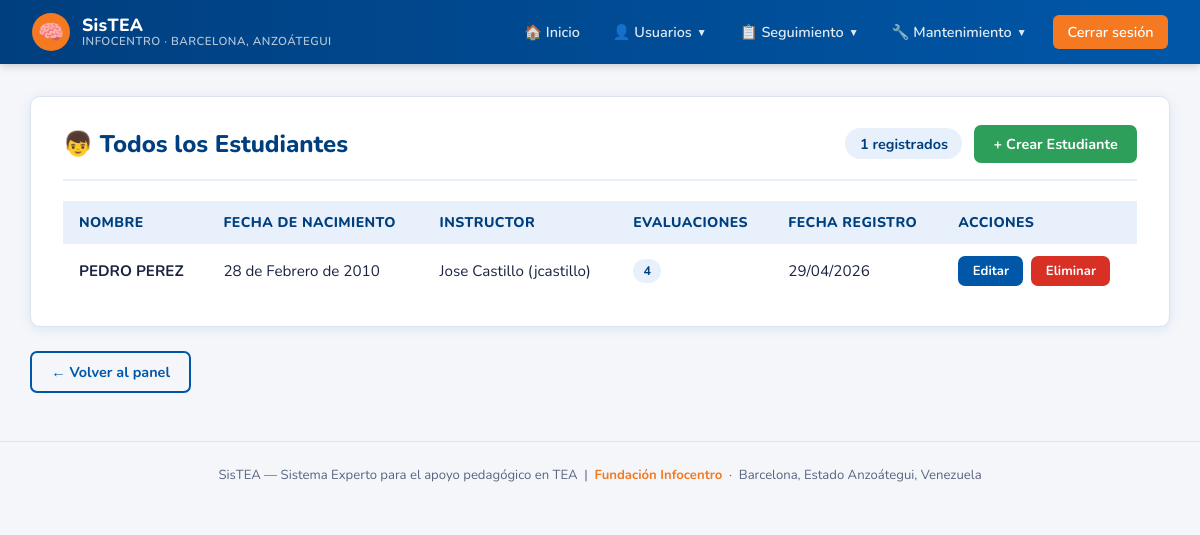
The app's page /panel/estudiantes/ (signed in) with its own data.
### sistex/models.py (models this page shows, shortened)
class Estudiante(models.Model):
    usuario = models.OneToOneField(User, on_delete=models.CASCADE, null=True, blank=True, related_name='estudiante_perfil')
    nombre = models.CharField(max_length=100)
    fecha_nacimiento = models.DateField()
    instructor = models.ForeignKey(Instructor, on_delete=models.SET_NULL, null=True, related_name='estudiantes')
    observaciones = models.TextField(blank=True)
    fecha_registro = models.DateTimeField(auto_now_add=True)
    class Meta:
        verbose_name = "Estudiante"
        verbose_name_plural = "Estudiantes"

class Instructor(models.Model):
    usuario = models.OneToOneField(User, on_delete=models.CASCADE)
    telefono = models.CharField(max_length=20, blank=True)
    especialidad = models.CharField(max_length=100, blank=True)
    def __str__(self):
        return f"{self.usuario.get_full_name()} ({self.usuario.username})"
    class Meta:
        verbose_name = "Instructor"
        verbose_name_plural = "Instructores"

### sistex/views.py (the view)
# urls.py: path('panel/estudiantes/', views.admin_estudiantes, name='admin_estudiantes'),
@admin_required
def admin_estudiantes(request):
    estudiantes = Estudiante.objects.select_related('instructor__usuario').all()
    return render(request, 'sistex/admin/estudiantes.html', {'estudiantes': estudiantes})

### sistex/views.py (called while the page is built)
def admin_required(view_func):
    @wraps(view_func)
    def wrapper(request, *args, **kwargs):
        if not request.user.is_authenticated:
            return redirect('login')
        if not request.user.is_staff:
            messages.error(request, 'No tienes permisos para acceder a esa sección.')
            return redirect('dashboard')
        return view_func(request, *args, **kwargs)
    return wrapper

### sistex/templates/sistex/admin/estudiantes.html (shortened to what this page needs)
{% extends 'sistex/base.html' %}
{% block content %}
<div class="card">
    <div class="card-header">
        <h2>&#128102; Todos los Estudiantes</h2>
        <div style="display: flex; gap: 0.75rem; align-items: center;">
            <span class="badge" style="background: var(--azul-claro); color: var(--azul-oscuro); font-size: 0.9rem; padding: 0.35rem 0.9rem;">
                {{ estudiantes.count }} registrados
            </span>
            <a href="{% url 'admin_crear_estudiante' %}" class="btn btn-success">+ Crear Estudiante</a>
        </div>
    </div>
    {% if estudiantes %}
    <table>
        <thead>
            <tr>
                <th>Nombre</th>
                <th>Fecha de Nacimiento</th>
                <th>Instructor</th>
                <th>Evaluaciones</th>
                <th>Fecha Registro</th>
                <th>Acciones</th>
            </tr>
        </thead>
        <tbody>
            {% for est in estudiantes %}
            <tr>
                <td><strong>{{ est.nombre }}</strong></td>
                <td>{{ est.fecha_nacimiento }}</td>
                <td>{{ est.instructor|default:"Sin asignar" }}</td>
                <td>
                    <span class="badge" style="background: var(--azul-claro); color: var(--azul-oscuro);">
                        {{ est.evaluaciones.count }}
                    </span>
                </td>
                <td>{{ est.fecha_registro|date:"d/m/Y" }}</td>
                <td style="display: flex; gap: 0.5rem; flex-wrap: wrap;">
                    <a href="{% url 'admin_editar_estudiante' est.pk %}" class="btn" style="font-size: 0.82rem; padding: 0.4rem 0.9rem;">Editar</a>
                    <a href="{% url 'admin_eliminar_estudiante' est.pk %}" class="btn btn-danger" style="font-size: 0.82rem; padding: 0.4rem 0.9rem;">Eliminar</a>
                </td>
            </tr>
            {% endfor %}
        </tbody>
    </table>
    {% endif %}
</div>
<a href="{% url 'admin_dashboard' %}" class="btn btn-outline">&#8592; Volver al panel</a>
{% endblock %}

### sistex/templates/sistex/base.html (style rules this page uses)
:root { --azul: #0057A8; --azul-oscuro: #003F7F; --azul-claro: #E8F1FB; --naranja: #F47920; --naranja-hover: #D4661A; --verde: #2E9E5B; --verde-hover: #237A47; --rojo: #D93025; --rojo-hover: #B02519; --gris-bg: #F4F6FA; --gris-borde: #DDE3EE; --texto: #1A2340; --texto-suave: #5A6480; --blanco: #FFFFFF; --sombra: 0 2px 12px rgba(0,87,168,0.10); --radio: 10px; }
* { margin: 0; padding: 0; box-sizing: border-box; }
body { font-family: 'Nunito', 'Segoe UI', sans-serif; background: var(--gris-bg); color: var(--texto); min-height: 100vh; }
.card { background: var(--blanco); border-radius: var(--radio); padding: 1.75rem 2rem; margin-bottom: 1.5rem; box-shadow: var(--sombra); border: 1px solid var(--gris-borde); }
.card-header { display: flex; justify-content: space-between; align-items: center; margin-bottom: 1.25rem; padding-bottom: 1rem; border-bottom: 2px solid var(--azul-claro); }
.card-header h2, .card-header h3 { color: var(--azul-oscuro); font-weight: 800; }
.btn { display: inline-flex; align-items: center; gap: 0.4rem; padding: 0.55rem 1.2rem; background: var(--azul); color: var(--blanco); text-decoration: none; border-radius: 7px; border: none; cursor: pointer; font-family: 'Nunito', sans-serif; font-weight: 700; font-size: 0.9rem; transition: background 0.2s, transform 0.1s; }
.btn-success { background: var(--verde); }
.btn-danger { background: var(--rojo); }
.btn-outline { background: transparent; color: var(--azul); border: 2px solid var(--azul); }
table { width: 100%; border-collapse: collapse; }
table th { background: var(--azul-claro); color: var(--azul-oscuro); font-weight: 800; padding: 0.75rem 1rem; text-align: left; font-size: 0.88rem; text-transform: uppercase; letter-spacing: 0.4px; }
table td { padding: 0.75rem 1rem; border-bottom: 1px solid var(--gris-borde); font-size: 0.95rem; }
table tbody tr:last-child td { border-bottom: none; }
.badge { display: inline-block; padding: 0.2rem 0.65rem; border-radius: 20px; font-size: 0.78rem; font-weight: 700; }

### records on screen
Estudiante: nombre "PEDRO PEREZ", fecha_nacimiento "28 de Febrero de 2010", instructor "Jose Castillo (jcastillo)", evaluaciones.count "4", fecha_registro "29/04/2026"

### other values on screen
{{ estudiantes.count }} "1"
